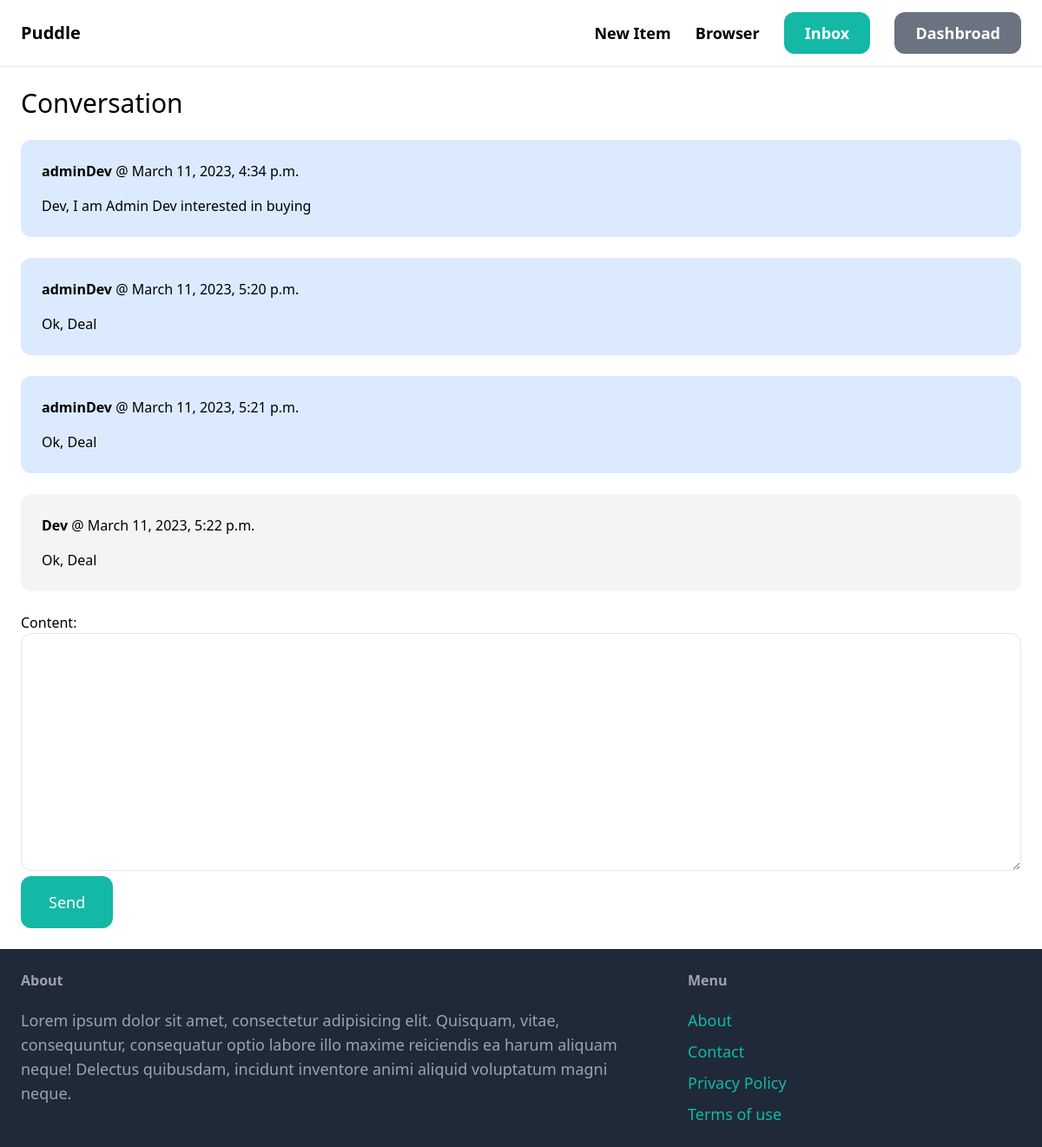
Screenshot of /inbox/1/ (signed in) with the database file from the repository.
### conversation/models.py (models this page shows)
class ConversationMessage(models.Model):
    conversation = models.ForeignKey(Conversation, related_name='messages', on_delete=models.CASCADE)
    content = models.TextField()
    created_at = models.DateTimeField(auto_now_add=True)
    created_by = models.ForeignKey(User, related_name='created_messages', on_delete=models.CASCADE)

### conversation/views.py (the view)
# urls.py: path('<int:pk>/', views.detail, name='detail')
@login_required
def detail(request,pk):
    conversation = Conversation.objects.filter(members__in = [request.user.id]).get(pk=pk)
    if request.method == 'POST':
        form = ConversationMessageForm(request.POST)
        if form.is_valid():
            conversation_message = form.save(commit=False)
            conversation_message.conversation = conversation
            conversation_message.created_by = request.user
            conversation_message.save()
            conversation.save()
            return redirect('conversationApp:detail', pk=pk)
    else:
        form = ConversationMessageForm()
    return render(request, 'conversation/detail.html',{
        'conversation': conversation,
        'form':form
    })

### conversation/forms.py
class ConversationMessageForm(forms.ModelForm):
    class Meta:
        model = ConversationMessage
        fields = ('content',)
        widgets = {
            'content': forms.Textarea(attrs={
                'class' : 'w-full py-4 px-6 rounded-xl border'
            })
        }

### conversation/templates/conversation/detail.html (shortened to what this page needs)
{% extends 'base.html' %}
{% block content %}
    <div class="mb-6 text-3xl">Conversation</div>
    <div class="space-y-6">
        {% for message in conversation.messages.all  %}
            <div class="p-6 flex {% if message.created_by == request.user %} bg-blue-100 {% else %} bg-gray-100 {% endif %} rounded-xl">
                <div>
                    <p class="mb-4"><strong>{{message.created_by.username}}</strong> @ {{message.created_at}}</p>
                    <p>{{message.content}}</p>
                </div>
            </div>
        {% endfor %}
    </div>
    <form action="." method="post" class="mt-6">
        {{form.as_p}}
        <button class="py-4 px-8 text-lg bg-teal-500 hover:bg-teal-700 rounded-xl text-white">Send</button>
    </form>
{% endblock %}

### rows the page displays
ConversationMessage: created_by.username "adminDev", created_at "March 11, 2023, 4:34 p.m.", content "Dev, I am Admin Dev interested in buying"
ConversationMessage: created_by.username "adminDev", created_at "March 11, 2023, 5:20 p.m.", content "Ok, Deal"
ConversationMessage: created_by.username "adminDev", created_at "March 11, 2023, 5:21 p.m.", content "Ok, Deal"
ConversationMessage: created_by.username "Dev", created_at "March 11, 2023, 5:22 p.m.", content "Ok, Deal"
